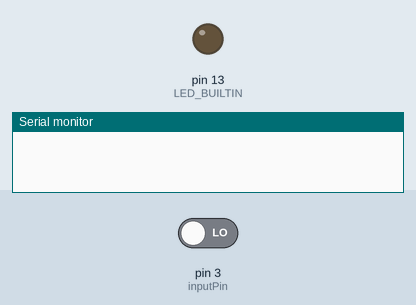
A sketch run on a simulated Arduino Uno, built with avr-gcc and run on an emulated ATmega328P. Shown: output pins drawn as LEDs (lit = HIGH), the last lines printed to the serial monitor. Dashed ring = blinking. Inputs (shaded band) come from the test bench; at power-on: pin 3 (inputPin) LOW.

Above: at 1.2 s.
1.3 s: pin 3 (inputPin) driven HIGH
At 1.61 s:
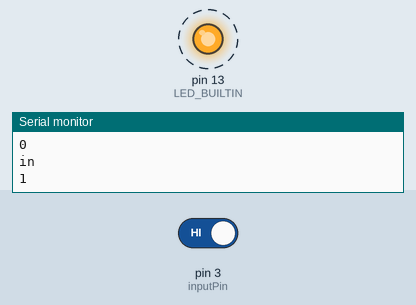
4.3 s: pin 3 (inputPin) driven LOW
At 5.4 s:
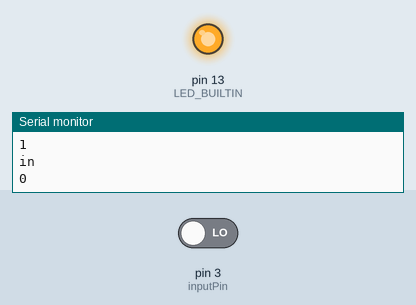
Timing chart, 0 to 7.3 s (numbered marks = the images above; inputs shaded):
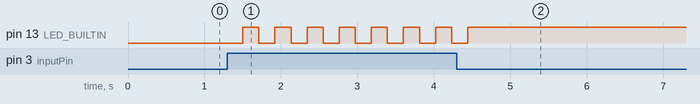

The sketch:

inputChangeState.ino
```cpp
#define inputPin 3
bool state = false;
void setup() {
   pinMode(inputPin, INPUT);
   Serial.begin(9600);
  pinMode(LED_BUILTIN, OUTPUT);
}

void loop() {
  if(digitalRead(inputPin) == HIGH)
  {
    Serial.println("in");
    Serial.println(state);
    state = !state;
    delay(200);
  }

  digitalWrite(LED_BUILTIN, state ? HIGH: LOW);
  delay(10);


}
```

Measured:
- after the input at 1.3 s, pin 13 (LED_BUILTIN): alternates HIGH for 0.21 s and LOW for 0.21 s, starting after 0.20 s
- after the input at 4.3 s, pin 13 (LED_BUILTIN): goes on until 4.4 s, then stays HIGH
